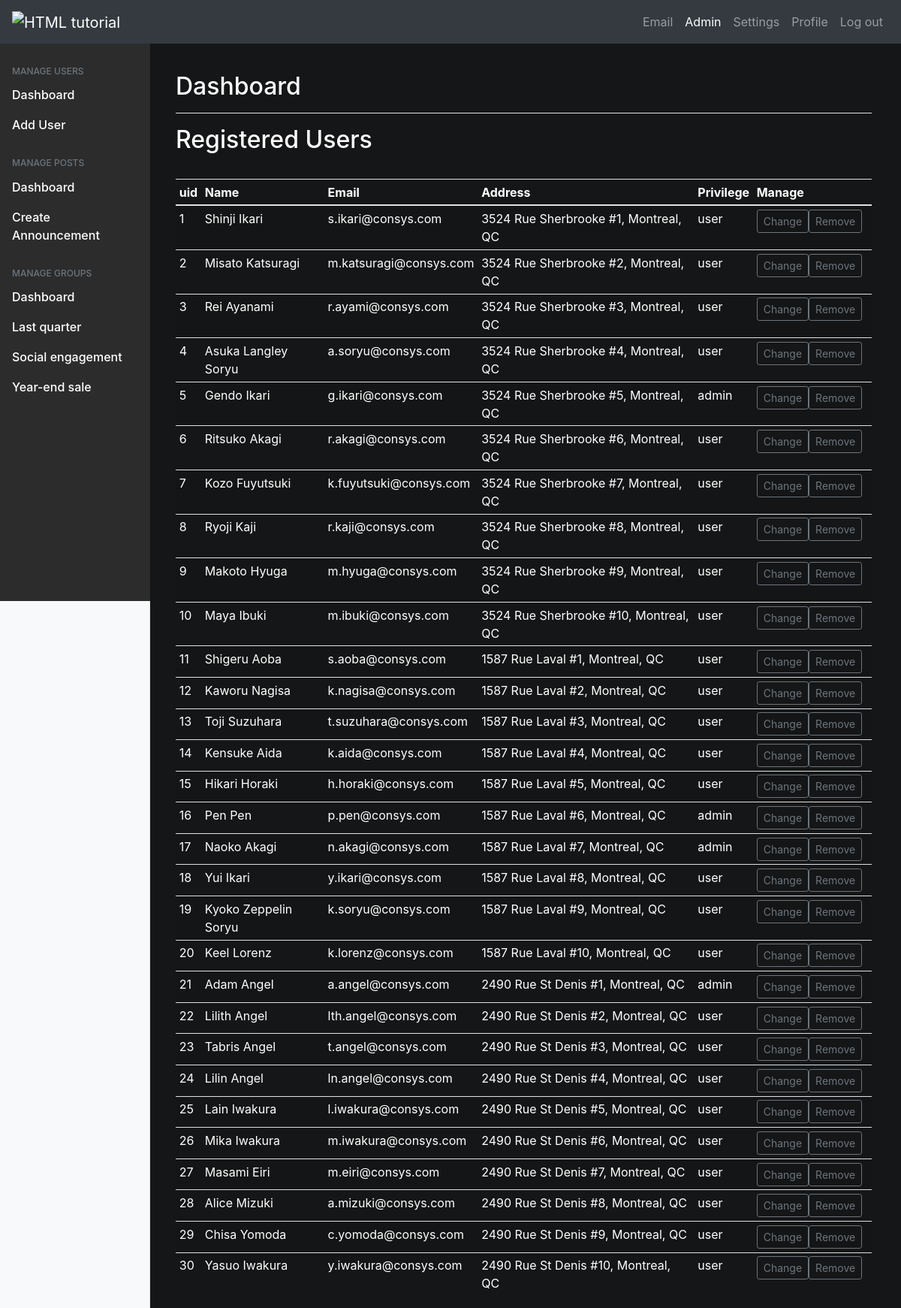
Screenshot of /admin.php (signed in) with the database file from the repository.
### tables this page shows
CREATE TABLE `condo_owners` (
  `user_id` INT NOT NULL AUTO_INCREMENT,
  `name` VARCHAR(45) NOT NULL,
  `email` VARCHAR(45) NOT NULL,
  `password` VARCHAR(255) NOT NULL, 
  `address` VARCHAR(45) NOT NULL,
  `percent_owned` DECIMAL NOT NULL,
  `privilege` VARCHAR(45) NOT NULL,
  PRIMARY KEY (`user_id`)
);

### includes/config_inc.php (called while the page is built, shortened)
<?php
    $home_url = "index.php";
    $register_url = "admin_registration.php";
    $profile_url = "profile.php";
    $logout_url = "includes/logout_inc.php";
    $admin_url = "admin.php";
    $admin_posts_url = "admin_posts.php";
    $admin_announcement_url = "admin_announcement.php";
    $admin_groups_url = "admin_groups.php";
    $settings_url = "settings.php";
    $active_page = substr($_SERVER["SCRIPT_NAME"],strrpos($_SERVER["SCRIPT_NAME"],"/")+1);
    $email_url = "email.php";

### includes/functions_inc.php (the view, shortened to what this page needs)
<?php
function print_user_table($conn) {
    $sql = "SELECT * FROM condo_owners ORDER BY user_id ASC;";
    $query_result = mysqli_query($conn, $sql);
    echo "<thead>
            <tr>
              <th>uid</th>
              <th>Name</th>
              <th>Email</th>
              <th>Address</th>
              <th>Privilege</th>
              <th>Manage</th>
            </tr>
            </thead>
            <tbody>";
    if($query_result) {
        while($row = mysqli_fetch_assoc($query_result)) {
            echo "<tr>";
            echo "<td>{$row["user_id"]}</td>";
            echo "<td>{$row["name"]}</td>";
            echo "<td>{$row["email"]}</td>";
            echo "<td>{$row["address"]}</td>";
            echo "<td>{$row["privilege"]}</td>";
            echo "<td>
                <div class=\"btn-group mr-2\">
                <a href=\"admin_change_user.php?uid={$row["user_id"]}\"><button type=\"button\" class=\"btn btn-sm btn-outline-secondary\">Change</button></a>
                <a href=\"includes/delete_inc.php?uid={$row["user_id"]}\"><button type=\"button\" class=\"btn btn-sm btn-outline-secondary\">Remove</button>
                </div>
                </td>";
        }
    }
    echo "</tbody>";
}

### templates/header.php (shortened to what this page needs)
<?php
    require_once "includes/config_inc.php";
?>
<!DOCTYPE html>
<html lang="en">
<head>
    <link rel="stylesheet" href="https://cdn.jsdelivr.net/npm/bootstrap@4.5.3/dist/css/bootstrap.min.css">
    <link rel="stylesheet" href="css/style.css">
</head>
<body>
    <nav class="navbar navbar-expand-md bg-dark navbar-dark fixed-top">
        <a id="logo" class="navbar-brand" href="<?php echo $home_url ?>">
    <img src="assets/images/logo.png" alt="HTML tutorial" style="width:150px;height:30px;">
    </a>
        <div class="collapse navbar-collapse" id="collapsibleNavbar">
            <ul class="navbar-nav ml-auto">
                <li class="nav-item">
                <?php
                    if (isset($_SESSION["user_id"])) {
                        echo "<a class=\"nav-link ";
                            if(strpos($active_page, "email") !== false)
                                echo "active";
                        echo "\" href=\"{$email_url}\">Email</a>";
                        if ($_SESSION["privilege"] == "admin") {
                            echo "<li class=\"nav-item\"><a class=\"nav-link ";
                            if(strpos($active_page, "admin") !== false)
                                echo "active";
                            echo "\" href=\"{$admin_url}\">Admin</a></li>";
                        }
                        echo "<li class=\"nav-item\"><a class=\"nav-link ";
                            if($active_page == "{$settings_url}")
                                echo "active";
                            echo "\" href=\"{$settings_url}\">Settings</a></li>";
                        echo "<a class=\"nav-link ";
                            if($active_page == "profile.php")
                                echo "active";
                        echo "\" href=\"{$profile_url}?uid={$_SESSION["user_id"]}\" >Profile</a>";
                    }
                    else {
                        echo "<a class=\"nav-link ";
                            if($active_page == "{$login_url}")
                                echo "active";
                        echo "\" href=\"{$login_url}\">Login</a>";
                    }
                ?>
                </li>
                <li class="nav-item">
                <?php
                    if (isset($_SESSION["user_id"]))
                        echo "<a class=\"nav-link\" href=\"{$logout_url}\">Log out</a>";
                ?>
                </li>
            </ul>
        </div>
    </nav>
    <div class="container-fluid margin-top">

### templates/admin_header.php (shortened to what this page needs)
<?php
    include_once "header.php";
?>
<div class="container-fluid">
<div class="row">
    <nav id="sidebarMenu" class="col-md-3 col-lg-2 d-md-block bg-light sidebar collapse">
    <div class="sidebar-sticky pt-3">
       <h6 class="sidebar-heading d-flex justify-content-between align-items-center px-3 mt-4 mb-1 text-muted">
        <span>Manage Users</span>
        </h6>
        <ul class="nav flex-column">
        <li class="nav-item">
            <a class="nav-link"  href="<?php echo "".$admin_url; ?>">
            Dashboard
            </a>
        </li>
        <li class="nav-item">
            <a class="nav-link" href="<?php echo "".$register_url; ?>">
            Add User
            </a>
        </li>
        </ul>
        <h6 class="sidebar-heading d-flex justify-content-between align-items-center px-3 mt-4 mb-1 text-muted">
        <span>Manage Posts</span>
        </h6>
        <ul class="nav flex-column mb-2">
        <li class="nav-item">
            <a class="nav-link" href="<?php echo "".$admin_posts_url; ?>">
            Dashboard
            </a>
        </li>
        <li class="nav-item">
            <a class="nav-link" href="<?php echo "".$admin_announcement_url; ?>">
            Create Announcement
            </a>
        </li>
        </ul>
        <h6 class="sidebar-heading d-flex justify-content-between align-items-center px-3 mt-4 mb-1 text-muted">
        <span>Manage Groups</span>
        </h6>
        <ul class="nav flex-column mb-2">
        <li class="nav-item">
            <a class="nav-link" href="<?php echo $admin_groups_url; ?>">
            Dashboard
            </a>
        </li>
        <li class="nav-item">
            <a class="nav-link" href="#">
            Last quarter
            </a>
        </li>
        <li class="nav-item">
            <a class="nav-link" href="#">
            Social engagement
            </a>
        </li>
        <li class="nav-item">
            <a class="nav-link" href="#">
            Year-end sale
            </a>
        </li>
        </ul>
    </div>
    </nav>
    <main role="main" class="col-md-9 ml-sm-auto col-lg-10 px-md-4">
        <div class="pt-3 pb-2 mb-3 border-bottom">
            <h1 class="h2">Dashboard</h1>
        </div>

### admin.php (shortened to what this page needs)
<?php
    include_once "templates/admin_header.php";
?>
<h2>Registered Users</h2>
<div class="table-responsive sm-margin-top">
<table class="table table-striped table-sm">
    <?php
        require_once "includes/db_handler_inc.php";
        require_once "includes/functions_inc.php";
        print_user_table($conn);
    ?>
</table>
</div>
<?php
    include_once "templates/admin_footer.php";
?>

### templates/admin_footer.php
    </main>
</div>
</div>
<?php
    include_once "footer.php";
?>

### templates/footer.php (shortened to what this page needs)
</div>
</body>
</html>

### css/style.css (style rules this page uses)
body { color: #fff; background-color: #151617; }
.margin-top { margin-top : 5rem; }
.sm-margin-top { margin-top: 2rem; }
.sidebar { position: fixed; top: 0; bottom: 0; left: 0; z-index: 100; padding: 48px 0 0; box-shadow: inset -1px 0 0 rgba(0, 0, 0, .1); }
.sidebar-sticky { position: relative; top: 0; height: calc(100vh - 48px); padding-top: .5rem; overflow-x: hidden; overflow-y: auto; background-color: #2c2c2c }
.sidebar .nav-link { font-weight: 500; color: #fff }
.sidebar-heading { font-size: .75rem; text-transform: uppercase; }
.table { color: inherit; }

### rows the page displays
condo_owners: user_id "1", name "Shinji Ikari", email "s.ikari@consys.com", address "3524 Rue Sherbrooke #1, Montreal, QC", privilege "user"
condo_owners: user_id "2", name "Misato Katsuragi", email "m.katsuragi@consys.com", address "3524 Rue Sherbrooke #2, Montreal, QC", privilege "user"
condo_owners: user_id "3", name "Rei Ayanami", email "r.ayami@consys.com", address "3524 Rue Sherbrooke #3, Montreal, QC", privilege "user"
condo_owners: user_id "4", name "Asuka Langley Soryu", email "a.soryu@consys.com", address "3524 Rue Sherbrooke #4, Montreal, QC", privilege "user"
condo_owners: user_id "5", name "Gendo Ikari", email "g.ikari@consys.com", address "3524 Rue Sherbrooke #5, Montreal, QC", privilege "admin"
condo_owners: user_id "6", name "Ritsuko Akagi", email "r.akagi@consys.com", address "3524 Rue Sherbrooke #6, Montreal, QC", privilege "user"
condo_owners: user_id "7", name "Kozo Fuyutsuki", email "k.fuyutsuki@consys.com", address "3524 Rue Sherbrooke #7, Montreal, QC", privilege "user"
condo_owners: user_id "8", name "Ryoji Kaji", email "r.kaji@consys.com", address "3524 Rue Sherbrooke #8, Montreal, QC", privilege "user"
condo_owners: user_id "9", name "Makoto Hyuga", email "m.hyuga@consys.com", address "3524 Rue Sherbrooke #9, Montreal, QC", privilege "user"
condo_owners: user_id "10", name "Maya Ibuki", email "m.ibuki@consys.com", address "3524 Rue Sherbrooke #10, Montreal, QC", privilege "user"
condo_owners: user_id "11", name "Shigeru Aoba", email "s.aoba@consys.com", address "1587 Rue Laval #1, Montreal, QC", privilege "user"
condo_owners: user_id "12", name "Kaworu Nagisa", email "k.nagisa@consys.com", address "1587 Rue Laval #2, Montreal, QC", privilege "user"
condo_owners: user_id "13", name "Toji Suzuhara", email "t.suzuhara@consys.com", address "1587 Rue Laval #3, Montreal, QC", privilege "user"
condo_owners: user_id "14", name "Kensuke Aida", email "k.aida@consys.com", address "1587 Rue Laval #4, Montreal, QC", privilege "user"
condo_owners: user_id "15", name "Hikari Horaki", email "h.horaki@consys.com", address "1587 Rue Laval #5, Montreal, QC", privilege "user"
condo_owners: user_id "16", name "Pen Pen", email "p.pen@consys.com", address "1587 Rue Laval #6, Montreal, QC", privilege "admin"
condo_owners: user_id "17", name "Naoko Akagi", email "n.akagi@consys.com", address "1587 Rue Laval #7, Montreal, QC", privilege "admin"
condo_owners: user_id "18", name "Yui Ikari", email "y.ikari@consys.com", address "1587 Rue Laval #8, Montreal, QC", privilege "user"
condo_owners: user_id "19", name "Kyoko Zeppelin Soryu", email "k.soryu@consys.com", address "1587 Rue Laval #9, Montreal, QC", privilege "user"
condo_owners: user_id "20", name "Keel Lorenz", email "k.lorenz@consys.com", address "1587 Rue Laval #10, Montreal, QC", privilege "user"
condo_owners: user_id "21", name "Adam Angel", email "a.angel@consys.com", address "2490 Rue St Denis #1, Montreal, QC", privilege "admin"
condo_owners: user_id "22", name "Lilith Angel", email "lth.angel@consys.com", address "2490 Rue St Denis #2, Montreal, QC", privilege "user"
condo_owners: user_id "23", name "Tabris Angel", email "t.angel@consys.com", address "2490 Rue St Denis #3, Montreal, QC", privilege "user"
condo_owners: user_id "24", name "Lilin Angel", email "ln.angel@consys.com", address "2490 Rue St Denis #4, Montreal, QC", privilege "user"
condo_owners: user_id "25", name "Lain Iwakura", email "l.iwakura@consys.com", address "2490 Rue St Denis #5, Montreal, QC", privilege "user"
condo_owners: user_id "26", name "Mika Iwakura", email "m.iwakura@consys.com", address "2490 Rue St Denis #6, Montreal, QC", privilege "user"
condo_owners: user_id "27", name "Masami Eiri", email "m.eiri@consys.com", address "2490 Rue St Denis #7, Montreal, QC", privilege "user"
condo_owners: user_id "28", name "Alice Mizuki", email "a.mizuki@consys.com", address "2490 Rue St Denis #8, Montreal, QC", privilege "user"
condo_owners: user_id "29", name "Chisa Yomoda", email "c.yomoda@consys.com", address "2490 Rue St Denis #9, Montreal, QC", privilege "user"
condo_owners: user_id "30", name "Yasuo Iwakura", email "y.iwakura@consys.com", address "2490 Rue St Denis #10, Montreal, QC", privilege "user"
